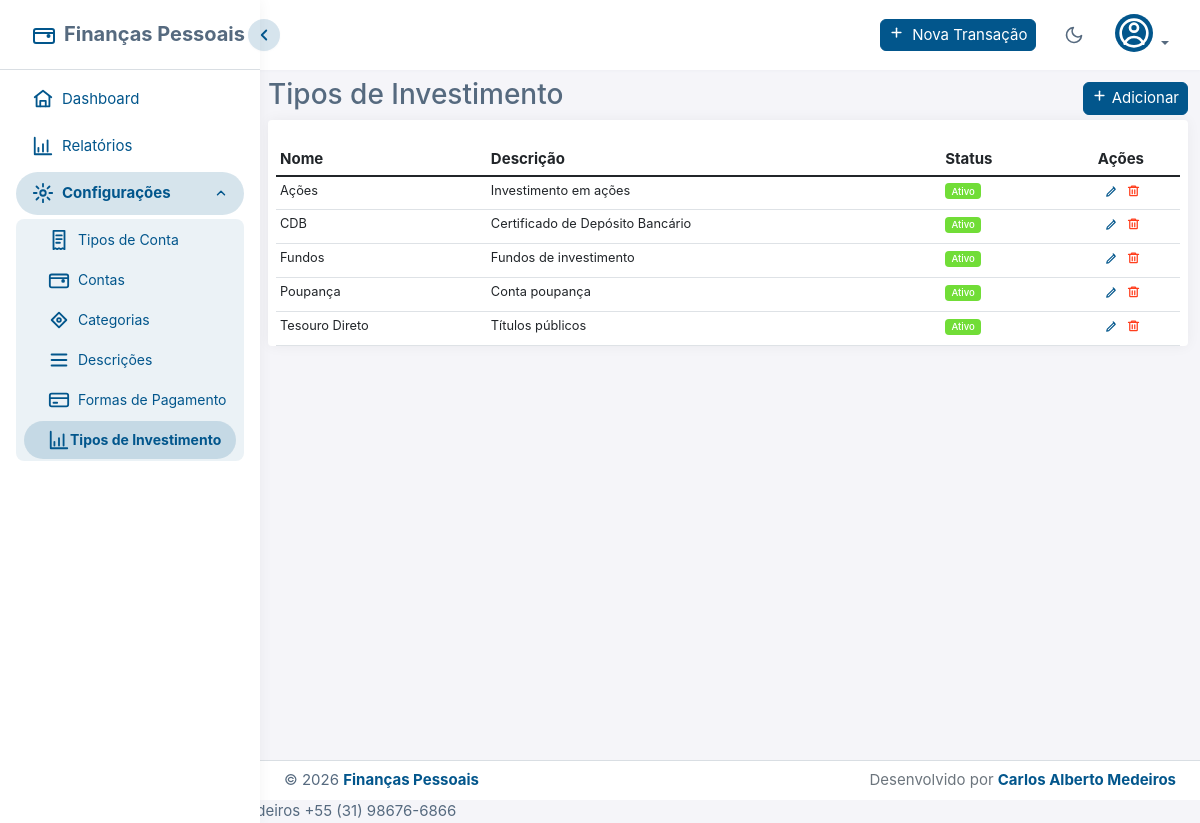
The page /tipo-investimento/tipos-investimento (signed in) on the database its author committed.
### app/models.py (models this page shows, shortened)
class TipoInvestimento(db.Model):
    __tablename__ = "tipo_investimento"
    id = db.Column(db.Integer, primary_key=True)
    nome = db.Column(db.String(100), nullable=False)
    descricao = db.Column(db.String(200), nullable=True)
    ativo = db.Column(db.Boolean, default=True)
    user_id = db.Column(db.Integer, db.ForeignKey("users.id"), nullable=False)
    user = db.relationship("User", backref="tipos_investimento")

### routes/tipo_investimento.py (the view)
@tipo_investimento_bp.route('/tipos-investimento', methods=['GET'])
@login_required
def listar_tipos_investimento():
    tipos_investimento = TipoInvestimento.query.filter_by(user_id=current_user.id).order_by(TipoInvestimento.nome).all()
    return render_template('list_tipos_investimento.html', tipos_investimento=tipos_investimento)

### app/__init__.py (called while the page is built, shortened)
def get_database_path():
    from config import Config
    db_uri = Config.SQLALCHEMY_DATABASE_URI
    if db_uri.startswith('sqlite:///'):
        db_path = db_uri.replace('sqlite:///', '')
        return db_path
    return None

def get_backup_dir():
    configured = Config.BACKUP_DIR or str(Path.home() / "Financas_Pessoais" / "backup")
    return configured

def ensure_backup_exists():
    if not Config.ENABLE_AUTO_BACKUP:
        return
    backup_dir = get_backup_dir()
    db_path = get_database_path()
    if not os.path.exists(backup_dir):
        try:
            os.makedirs(backup_dir)
        except Exception as e:
            print(f"[AVISO] Não foi possível criar diretório de backup: {e}")
            return

### app/models.py (called while the page is built)
@login_manager.user_loader
def load_user(id):
    return db.session.get(User, int(id))

    @property
    def is_admin(self):
        return (self.username or "").lower() == "admin"

### app/templates/list_tipos_investimento.html (shortened to what this page needs)
{% extends 'index.html' %}
{% block index %}
<div class="col p-lg-0">
  <div class="d-flex justify-content-between align-items-center">
    <h1 class="h3 text-gray-800">Tipos de Investimento</h1>
    <a href="{{ url_for('tipo_investimento.novo_tipo_investimento') }}" class="btn btn-primary btn-sm">
      <i class="fas fa-plus"></i> Adicionar
    </a>
  </div>
  <div class="card m-0">
    <div class="card-body px-2 pb-0">
      {% if tipos_investimento %}
      <div class="table-responsive">
        <table class="table table-hover table-sm m-0" id="tiposInvestimentoTable">
          <thead>
            <tr>
              <th>Nome</th>
              <th>Descrição</th>
              <th>Status</th>
              <th class="text-center">Ações</th>
            </tr>
          </thead>
          <tbody>
            {% for tipo in tipos_investimento %}
            <tr data-tipo-id="{{ tipo.id }}">
              <td>
                <div class="editable-field" data-field="nome" data-value="{{ tipo.nome }}">
                  {{ tipo.nome }}
                </div>
              </td>
              <td>
                <div class="editable-field" data-field="descricao" data-value="{{ tipo.descricao or '' }}">
                  {{ tipo.descricao or '-' }}
                </div>
              </td>
              <td>
                {% if tipo.ativo %}
                <span class="badge bg-success">Ativo</span>
                {% else %}
                <span class="badge bg-secondary">Inativo</span>
                {% endif %}
              </td>
              <td class="text-center">
                <div class="btn-group btn-group-sm d-flex justify-content-center">
                  <a
                    href="{{ url_for('tipo_investimento.editar_tipo_investimento', tipo_id=tipo.id) }}"
                    class="btn btn-sm text-primary p-0"
                    style="max-width: 25px"
                    title="Editar"
                  >
                    <i class="fas fa-edit"></i>
                  </a>
                  <form
                    id="deleteForm_{{ tipo.id }}"
                    action="{{ url_for('tipo_investimento.excluir_tipo_investimento', tipo_id=tipo.id) }}"
                    method="POST"
                    style="display: inline"
                  >
                    <button
                      type="button"
                      class="btn btn-sm text-danger p-0"
                      style="max-width: 25px"
                      title="Excluir"
                      onclick="showDeleteConfirmation('Tem certeza que deseja excluir este tipo de investimento?', 'deleteForm_{{ tipo.id }}')"
                    >
                      <i class="fas fa-trash"></i>
                    </button>
                  </form>
                </div>
              </td>
            </tr>
            {% endfor %}
          </tbody>
        </table>
      </div>
      {% else %}
      <div class="card">
        <div class="card-body text-center">
          <p class="mb-3">Nenhum tipo de investimento registrado.</p>
        </div>
      </div>
      {% endif %}
    </div>
  </div>
  </div>
{% endblock %}

### app/static/css/tokens.css (style rules this page uses)
:root { --app-body-bg: #f5f5f9; --app-surface: #ffffff; --app-surface-2: #f5f5f9; --app-surface-hover: #f5f5f9; --app-text: #566a7f; --app-text-strong: #2b354f; --app-text-muted: #a1acb8; --app-border: #d9dee3; --app-border-translucent: rgba(67, 89, 113, 0.15); --app-primary: #02568c; --app-primary-contrast: #ffffff; --app-accent-text: #02568c; --app-accent-soft: rgba(2, 86, 140, 0.16); --app-accent-soft-2: rgba(2, 86, 140, 0.08); --app-accent-hover-text: #1a4a7a; --app-success: #71dd37; --app-info: #03c3ec; --app-warning: #ffab00; --app-danger: #ff3e1d; --app-shadow-sm: 0 0.0625rem 0.125rem rgba(161, 172, 184, 0.075); --app-shadow: 0 0 0.875rem 0 rgba(33, 37, 41, 0.05); --app-shadow-lg: 0 0.25rem 1rem rgba(161, 172, 184, 0.45); --app-chart-text: #697a8d; --app-chart-grid: rgba(0, 0, 0, 0.08); --app-chart-income: #198754; --app-chart-income-fill: rgba(25, 135, 84, 0.12); --app-chart-expense: #b02a37; --app-chart-expense-fill: rgba(176, 42, 55, 0.10); --app-chart-balance: #02568c; --app-chart-balance-fill: rgba(2, 86, 140, 0.10); --app-chart-category-1: #02568c; --app-chart-category-2: #1a9b72; --app-chart-category-3: #087990; --app-chart-category-4: #a66b00; --app-chart-category-5: #b02a37; --app-chart-tooltip-bg: #ffffff; --app-chart-tooltip-text: #2b354f; --app-chart-tooltip-border: #d9dee3; --app-focus-ring: #02568c; --app-watermark: rgba(0, 0, 0, 0.1); --bs-body-bg: var(--app-body-bg); --bs-body-color: var(--app-text); --bs-emphasis-color: var(--app-text-strong); --bs-border-color: var(--app-border); --bs-border-color-translucent: var(--app-border-translucent); --bs-secondary-bg: var(--app-surface-2); --bs-tertiary-bg: var(--app-surface); --bs-heading-color: var(--app-text); --bs-link-color: var(--app-accent-text); --bs-link-hover-color: var(--app-accent-hover-text); }

### rows shown on the page
TipoInvestimento: nome "Ações", descricao "Investimento em ações", ativo "Ativo"
TipoInvestimento: nome "CDB", descricao "Certificado de Depósito Bancário", ativo "Ativo"
TipoInvestimento: nome "Fundos", descricao "Fundos de investimento", ativo "Ativo"
TipoInvestimento: nome "Poupança", descricao "Conta poupança", ativo "Ativo"
TipoInvestimento: nome "Tesouro Direto", descricao "Títulos públicos", ativo "Ativo"
